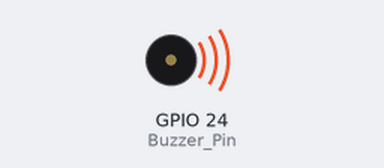
Recording of a program running on a simulated Raspberry Pi (BCM pin numbers). On the bench: buzzer (waves = sounding, pin HIGH).

Above: at 0.5 s.
Timing chart, 0 to 4.6 s (numbered marks = the images above):
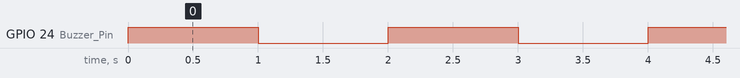

The program:

buzzer.py
```python
import RPi.GPIO as GPIO
import time

Buzzer_Pin = 24

GPIO.setwarnings(False)
GPIO.setmode(GPIO.BCM)

GPIO.setup(Buzzer_Pin, GPIO.OUT)

try:
    while True:
        # Turn on the buzzer
        GPIO.output(Buzzer_Pin, True)
        time.sleep(1)  # Buzzer sounds for 1 second

        # Turn off the buzzer
        GPIO.output(Buzzer_Pin, False)
        time.sleep(1)  # Pause for 1 second before the next beep

except KeyboardInterrupt:
    # Clean up GPIO settings on exit
    GPIO.cleanup()
```

Measured:
- by itself, GPIO 24 (Buzzer_Pin): alternates HIGH for 1.0 s and LOW for 1.0 s
